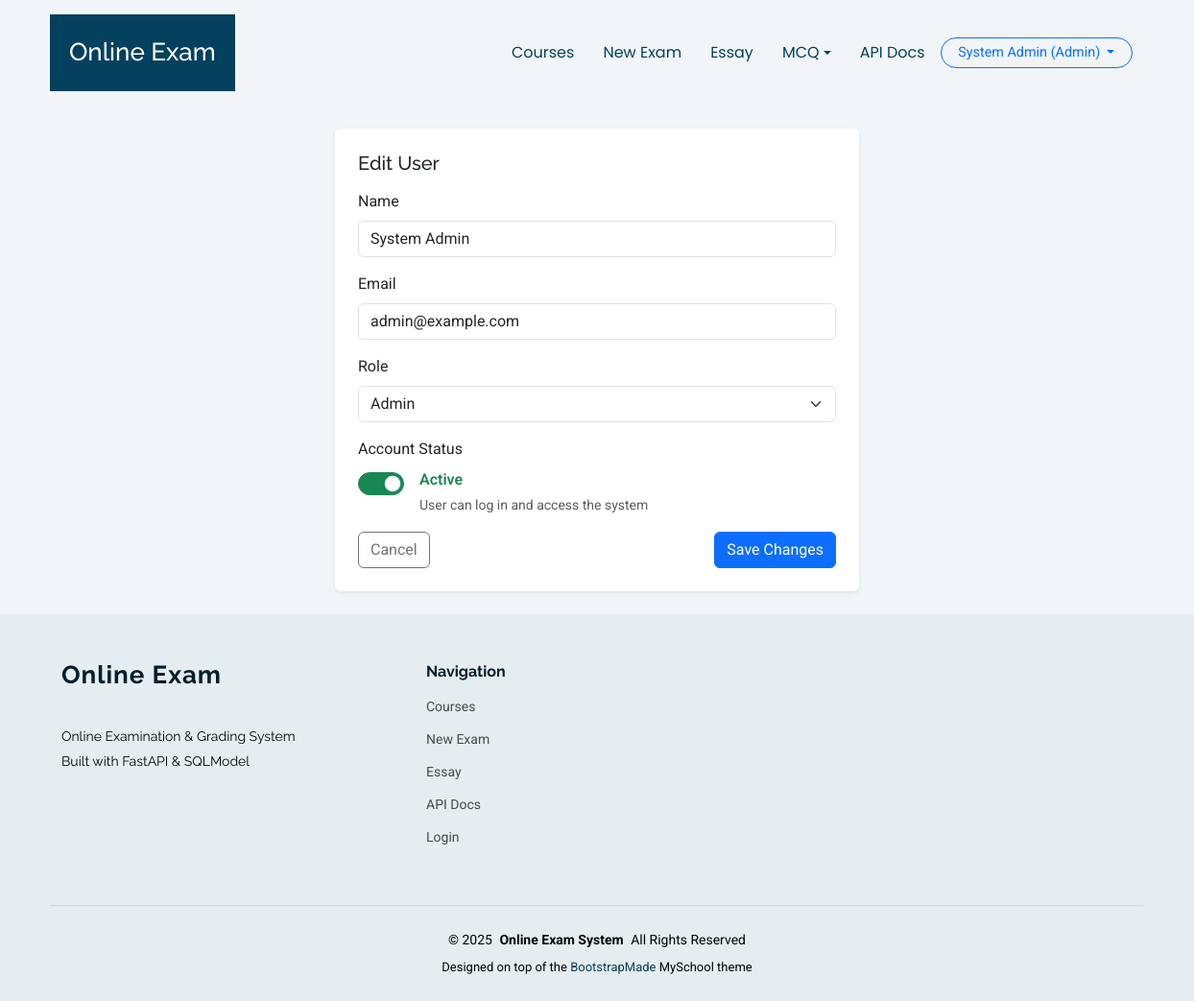
The page /admin/users/1/edit (signed in) on the database its author committed.
### app/models.py (models this page shows)
class User(SQLModel, table=True):
    __table_args__ = (UniqueConstraint("email", name="uq_user_email"),)
    id: Optional[int] = Field(default=None, primary_key=True)
    name: str
    email: str  # must be unique
    password_hash: str
    role: str = Field(default="student")  # "admin", "lecturer", "student"
    student_id: Optional[int] = Field(default=None, foreign_key="student.id")
    is_active: bool = Field(default=True)
    created_at: datetime = Field(default_factory=datetime.utcnow)
    title: Optional[str] = None  # Dr., Prof., Assoc. Prof., Mr., Ms., Mrs., Ir., Ts.
    staff_id: Optional[str] = None  # Unique staff/employee ID (for lecturers)
    phone: Optional[str] = None  # Contact number
    last_login: Optional[datetime] = None  # Updated after login
    status: str = Field(default="active")  # active, suspended

### app/routers/admin.py (the view)
@router.get("/users/{user_id}/edit")
def edit_user_form(
    user_id: int,
    request: Request,
    session: Session = Depends(get_session),
    current_user: User = Depends(require_role(["admin"])),
):
    user = session.get(User, user_id)
    if not user:
        raise HTTPException(status_code=404, detail="User not found")
    form = {
        "name": user.name,
        "email": user.email,
        "role": user.role,
        "is_active": user.is_active,
        "title": getattr(user, "title", None) or "",
        "staff_id": getattr(user, "staff_id", None) or "",
        "phone": getattr(user, "phone", None) or "",
        "status": getattr(user, "status", "active") or "active",
    }
    context = {
        "request": request,
        "user_id": user_id,
        "form": form,
        "errors": {},
        "current_user": current_user,
    }
    return templates.TemplateResponse("admin/user_form.html", context)

### app/templates/admin/user_form.html (shortened to what this page needs)
{% extends "base.html" %}
{% block content %}
<div class="container py-4">
  <div class="row justify-content-center">
    <div class="col-md-7 col-lg-6">
      <div class="card border-0 shadow-sm">
        <div class="card-body p-4">
          <h1 class="h5 mb-3">Edit User</h1>
          <form method="post" novalidate>
            {% if form.role == 'lecturer' %}
            <div class="row">
              <div class="col-md-3 mb-3">
                <label for="title" class="form-label">Title</label>
                <select id="title" name="title" class="form-select {% if errors.title %}is-invalid{% endif %}">
                  <option value="">None</option>
                  <option value="Dr." {% if form.title == 'Dr.' %}selected{% endif %}>Dr.</option>
                  <option value="Prof." {% if form.title == 'Prof.' %}selected{% endif %}>Prof.</option>
                  <option value="Assoc. Prof." {% if form.title == 'Assoc. Prof.' %}selected{% endif %}>Assoc. Prof.</option>
                  <option value="Mr." {% if form.title == 'Mr.' %}selected{% endif %}>Mr.</option>
                  <option value="Ms." {% if form.title == 'Ms.' %}selected{% endif %}>Ms.</option>
                  <option value="Mrs." {% if form.title == 'Mrs.' %}selected{% endif %}>Mrs.</option>
                  <option value="Ir." {% if form.title == 'Ir.' %}selected{% endif %}>Ir.</option>
                  <option value="Ts." {% if form.title == 'Ts.' %}selected{% endif %}>Ts.</option>
                </select>
                {% if errors.title %}
                <div class="invalid-feedback">{{ errors.title }}</div>
                {% endif %}
              </div>
              <div class="col-md-9 mb-3">
                <label for="name" class="form-label">Full Name</label>
                <input
                  type="text"
                  class="form-control {% if errors.name %}is-invalid{% endif %}"
                  id="name"
                  name="name"
                  value="{{ form.name }}"
                >
                {% if errors.name %}
                <div class="invalid-feedback">{{ errors.name }}</div>
                {% endif %}
              </div>
            </div>
            <div class="mb-3">
              <label for="staff_id" class="form-label">Staff ID</label>
              <input
                type="text"
                class="form-control {% if errors.staff_id %}is-invalid{% endif %}"
                id="staff_id"
                name="staff_id"
                value="{{ form.staff_id }}"
              >
              {% if errors.staff_id %}
              <div class="invalid-feedback">{{ errors.staff_id }}</div>
              {% endif %}
            </div>
            {% else %}
            <div class="mb-3">
              <label for="name" class="form-label">Name</label>
              <input
                type="text"
                class="form-control {% if errors.name %}is-invalid{% endif %}"
                id="name"
                name="name"
                value="{{ form.name }}"
              >
            </div>
            {% endif %}
            <div class="mb-3">
              <label for="email" class="form-label">Email</label>
              <input
                type="email"
                class="form-control {% if errors.email %}is-invalid{% endif %}"
                id="email"
                name="email"
                value="{{ form.email }}"
              >
            </div>
            <div class="mb-3">
              <label for="role" class="form-label">Role</label>
              <select
                id="role"
                name="role"
                class="form-select {% if errors.role %}is-invalid{% endif %}"
              >
                <option value="admin" {% if form.role == 'admin' %}selected{% endif %}>Admin</option>
              </select>
            </div>
            <div class="mb-3">
              <label class="form-label d-block">Account Status</label>
              <div class="form-check form-switch">
                <input
                  class="form-check-input"
                  type="checkbox"
                  id="is_active"
                  name="is_active"
                  value="true"
                  {% if form.is_active %}checked{% endif %}
                  style="width: 3rem; height: 1.5rem; cursor: pointer;"
                >
                <label class="form-check-label ms-3" for="is_active" style="cursor: pointer;">
                  <span class="fw-semibold {% if form.is_active %}text-success{% else %}text-danger{% endif %}" id="active-status-text">
                    {% if form.is_active %}Active{% else %}Suspended{% endif %}
                  </span>
                  <small class="text-muted d-block mt-1">
                    {% if form.is_active %}
                      User can log in and access the system
                    {% else %}
                      User account is suspended and cannot log in
                    {% endif %}
                  </small>
                </label>
              </div>
            </div>
            <div class="d-flex justify-content-between">
              <a href="/admin/users" class="btn btn-outline-secondary">
                Cancel
              </a>
              <button type="submit" class="btn btn-primary">
                Save Changes
              </button>
            </div>
          </form>
        </div>
      </div>
    </div>
  </div>
</div>
{% endblock %}

### app/templates/base.html (shortened to what this page needs)
<!DOCTYPE html>
<html lang="en">
<head>
  <link href="/static/myschool/assets/vendor/bootstrap/css/bootstrap.min.css" rel="stylesheet">
  <link href="/static/myschool/assets/vendor/bootstrap-icons/bootstrap-icons.css" rel="stylesheet">
  <link href="/static/myschool/assets/vendor/aos/aos.css" rel="stylesheet">
  <link href="/static/myschool/assets/vendor/swiper/swiper-bundle.min.css" rel="stylesheet">
  <link href="/static/myschool/assets/vendor/glightbox/css/glightbox.min.css" rel="stylesheet">
  <link href="/static/myschool/assets/css/main.css" rel="stylesheet">
</head>
<body class="index-page">
  <header id="header" class="header d-flex align-items-center sticky-top">
    <div
      class="header-container container-fluid container-xl position-relative d-flex align-items-center justify-content-end">
      <a href="/" class="logo d-flex align-items-center me-auto">
        <h1 class="sitename">Online Exam</h1>
      </a>
      <nav id="navmenu" class="navmenu">
        <ul>
          {% if current_user and (current_user.role == "lecturer" or current_user.role == "admin") %}
          <li><a href="/courses/">Courses</a></li>
          <li><a href="/exams/new">New Exam</a></li>
          <li><a href="/essay">Essay</a></li>
          <li class="nav-item dropdown">
            <a class="nav-link dropdown-toggle" href="#" id="mcqDropdown" role="button" data-bs-toggle="dropdown" aria-expanded="false">
              MCQ
            </a>
          </li>
          <li><a href="/docs">API Docs</a></li>
          {% endif %}
        </ul>
      </nav>
      <div class="d-flex align-items-center gap-2 ms-3 header-user-dropdown">
        {% if current_user %}
          <div class="dropdown">
            <button class="btn btn-outline-primary btn-sm header-auth-btn dropdown-toggle" type="button" id="userMenu"
              data-bs-toggle="dropdown" aria-expanded="false">
              {{ current_user.name }} ({{ current_user.role|capitalize }})
            </button>
          </div>
        {% else %}
          <a href="/auth/login" class="btn btn-outline-primary btn-sm header-auth-btn">Login</a>
          <a href="/auth/register-student" class="btn btn-primary btn-sm header-auth-btn">Student Register</a>
        {% endif %}
      </div>
    </div>
  </header>
  <main class="main">
    {% block content %}{% endblock %}
  </main>
  <footer id="footer" class="footer position-relative light-background">
    <div class="container footer-top">
      <div class="row gy-4">
        <div class="col-lg-4 col-md-6 footer-about">
          <a href="/courses/" class="logo d-flex align-items-center">
            <span class="sitename">Online Exam</span>
          </a>
          <div class="footer-contact pt-3">
            <p>Online Examination &amp; Grading System</p>
            <p>Built with FastAPI &amp; SQLModel</p>
          </div>
        </div>
        <div class="col-lg-2 col-md-3 footer-links">
          <h4>Navigation</h4>
          <ul>
            <li><a href="/courses/">Courses</a></li>
            <li><a href="/exams/new">New Exam</a></li>
            <li><a href="/essay">Essay</a></li>
            <li><a href="/docs">API Docs</a></li>
            <li><a href="/auth/login">Login</a></li>
          </ul>
        </div>
      </div>
    </div>
    <div class="container copyright text-center mt-4">
      <p>&copy; <span>2025</span> <strong class="px-1 sitename">Online Exam System</strong> <span>All Rights
          Reserved</span></p>
      <div class="credits">
        Designed on top of the <a href="https://bootstrapmade.com/">BootstrapMade</a> MySchool theme
      </div>
    </div>
  </footer>
</body>
</html>

### app/templates/base.html (style rules this page uses)
.header-user-dropdown .dropdown-toggle, .header-auth-btn { border-radius: 999px; padding-inline: 1.1rem; font-size: 0.9rem; }

### app/templates/admin/user_form.html (style rules this page uses)
.form-check-input:checked { background-color: #198754; border-color: #198754; }

### rows shown on the page
User: name "System Admin", role "Admin", email "admin@example.com"
